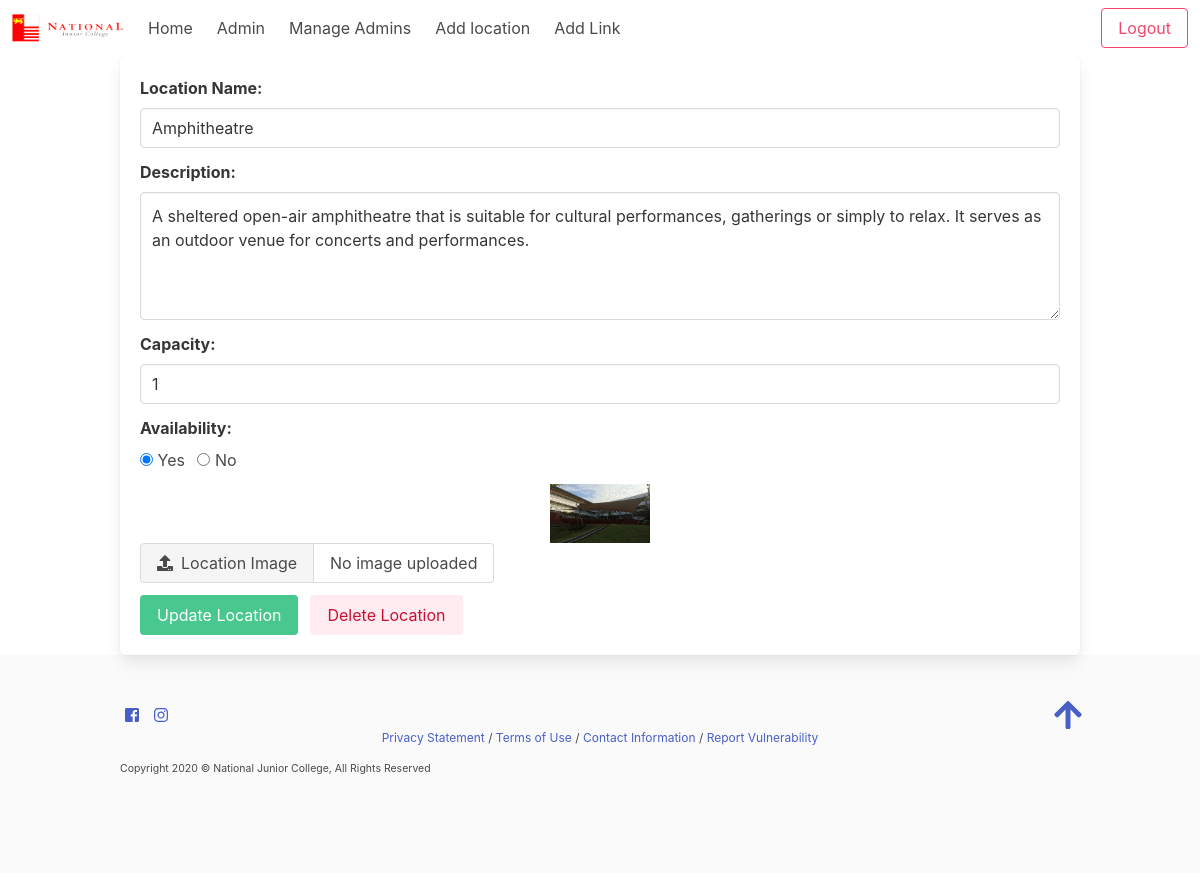
The page /edit/3 (signed in) on the database its author committed.
### tables this page shows
CREATE TABLE "places" (
	"ID"	INTEGER NOT NULL,
	"Name"	TEXT NOT NULL,
	"Description"	TEXT,
	"Capacity"	INTEGER,
	"Availability"	TEXT,
	"Image"	TEXT,
	PRIMARY KEY("ID" AUTOINCREMENT)
);

### app.py (the view)
@ app.route('/edit/<location_id>', methods=['GET', 'POST'])
@login_required
def update_location(location_id):
    if request.method == 'POST':
        image_file_name = ''
        if 'image' in request.files:
            image_file = request.files['image']
            if image_file and allowed_file(image_file.filename):
                image_file_name = secure_filename(image_file.filename)
                image_file.save(app.config['UPLOAD_FOLDER'] + image_file_name)
        try:
            con = open_DB()
            cur = con.cursor()
            if request.form['submit'] == 'update' and image_file_name == '':
                cur.execute('UPDATE places SET name=?, description=?, capacity=?, availability=? WHERE id=?',
                            (request.form['name'], request.form['description'], request.form['capacity'], request.form['availability'], location_id))
            elif request.form['submit'] == 'update' and image_file_name != '':
                cur.execute('UPDATE places SET name=?, description=?, capacity=?, availability=?, image=? where id=?)',
                            (request.form['name'], request.form['description'], request.form['capacity'], request.form['availability'], request.form['image'], location_id))
            elif request.form['submit'] == 'delete':
                cur.execute(
                    'DELETE FROM link WHERE location1 = ? OR location2 = ?', (location_id, location_id))
                cur.execute('DELETE FROM places where id=?', (location_id,))
            con.commit()
            con.close()
        except Exception as e:
            flash(str(e))
        if request.form['submit'] == 'delete':
            return redirect(url_for('admin'))
        return redirect(url_for('view_location', location=location_id))
    else:
        try:
            con = open_DB()
            cur = con.cursor()
            cur.execute('SELECT * FROM places where id=?', (location_id,))
            row = cur.fetchone()
            con.close()
        except Exception as e:
            flash(str(e))
        return render_template('edit_place.html', place=row, Location=location_id)

### app.py (called while the page is built)
def open_DB():
    connection = sqlite3.connect(db_path)
    connection.row_factory = sqlite3.Row
    return connection

def login_required(func):
    @wraps(func)
    def decorated_view(*args, **kwargs):
        if not 'logged_in' in session:
            return redirect(url_for('login'))
        return func(*args, **kwargs)
    return decorated_view

### templates/edit_place.html (shortened to what this page needs)
{% extends "base.html" %}
{% block content %}
<div class="box">
    <form action="{{ url_for('update_location', location_id=place['id']) }}" method="post"
        enctype="multipart/form-data">
        <div class="field">
            <label class="label">Location Name: </label>
            <div class="control">
                <input type="text" class="input" id="name" name="name" value="{{place['name']}}" required>
            </div>
        </div>
        <div class="field">
            <label class="label">Description: </label>
            <div class="control">
                <textarea id="description" name="description" class="textarea"
                    required>{{place['description']}}</textarea>
            </div>
        </div>
        <div class="field">
            <label class="label">Capacity: </label>
            <div class="control">
                <input type="number" class="input" id="capacity" name="capacity" value="{{place['capacity']}}" required>
            </div>
        </div>
        <div class="field">
            <label class="label">Availability: </label>
            <div class="control">
                <label class="radio">
                    <input type="radio" name="availability" required {% if place['availability'] == 'Yes' %}checked{% endif %} value="Yes">
                    Yes
                </label>
                <label class="radio">
                    <input type="radio" name="availability" {% if place['availability'] == 'No' %}checked{% endif %} value="No">
                    No
                </label>
            </div>
        </div>
        <div class="field">
            <figure class="image">
                <image src="/static/images/{{ place['image'] }}" style="width:100px;display:block;margin:auto auto" />
            </figure>
            <div id="image" class="file has-name">
                <label class="file-label">
                    <span class="file-cta">
                        <span class="file-icon">
                            <i class="fas fa-upload"></i>
                        </span>
                        <span class="file-label">
                            Location Image
                        </span>
                    </span>
                    <span class="file-name">
                        No image uploaded
                    </span>
                </label>
            </div>
        </div>
        <div class="field is-grouped">
            <div class="control">
                <button class="button is-success" type="submit" name="submit" value="update">Update
                    Location</button>
            </div>
            <div class="control">
                <button class="button is-danger is-light" name="submit" value="delete">Delete
                    Location</button>
            </div>
        </div>
    </form>
</div>
{% endblock %}

### rows shown on the page
places: name "Amphitheatre", description "A sheltered open-air amphitheatre that is suitable for cultural performances, gatherings or simply to relax. It serves as an outdoor venue for concerts and performances.", capacity "1", Availability "☑ Yes", Availability "☐ No", image (picture)
